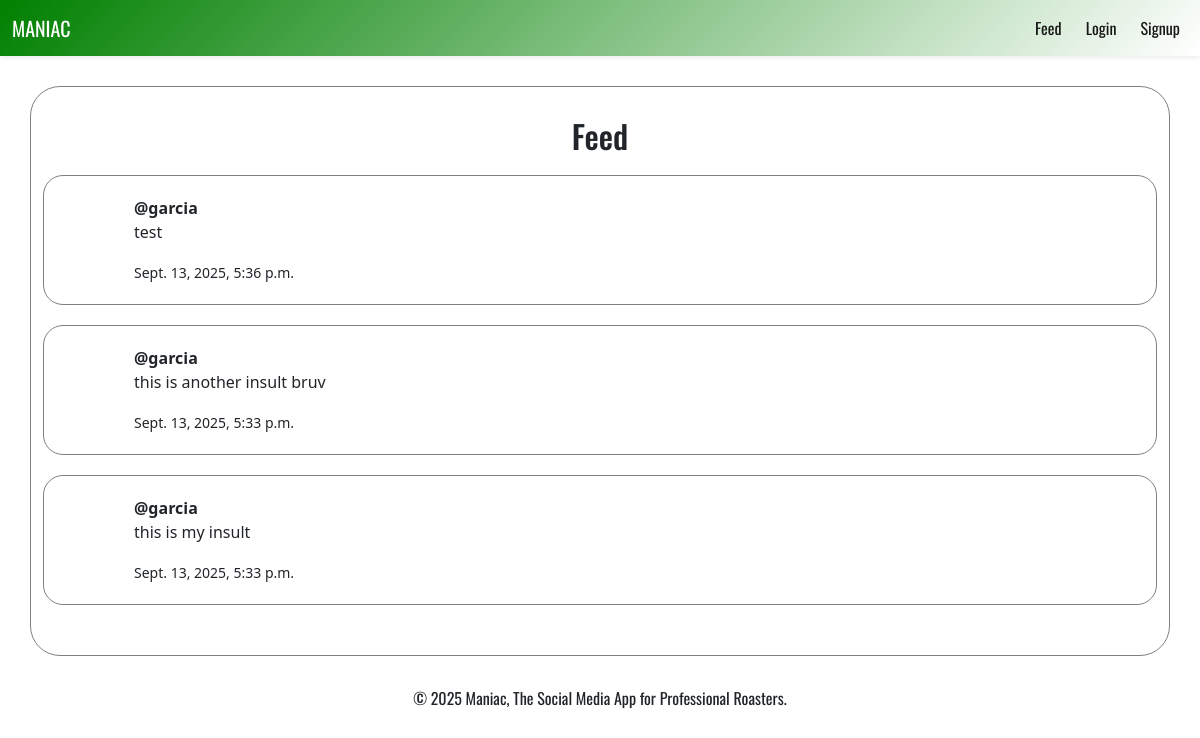
Before: / with the older database file.
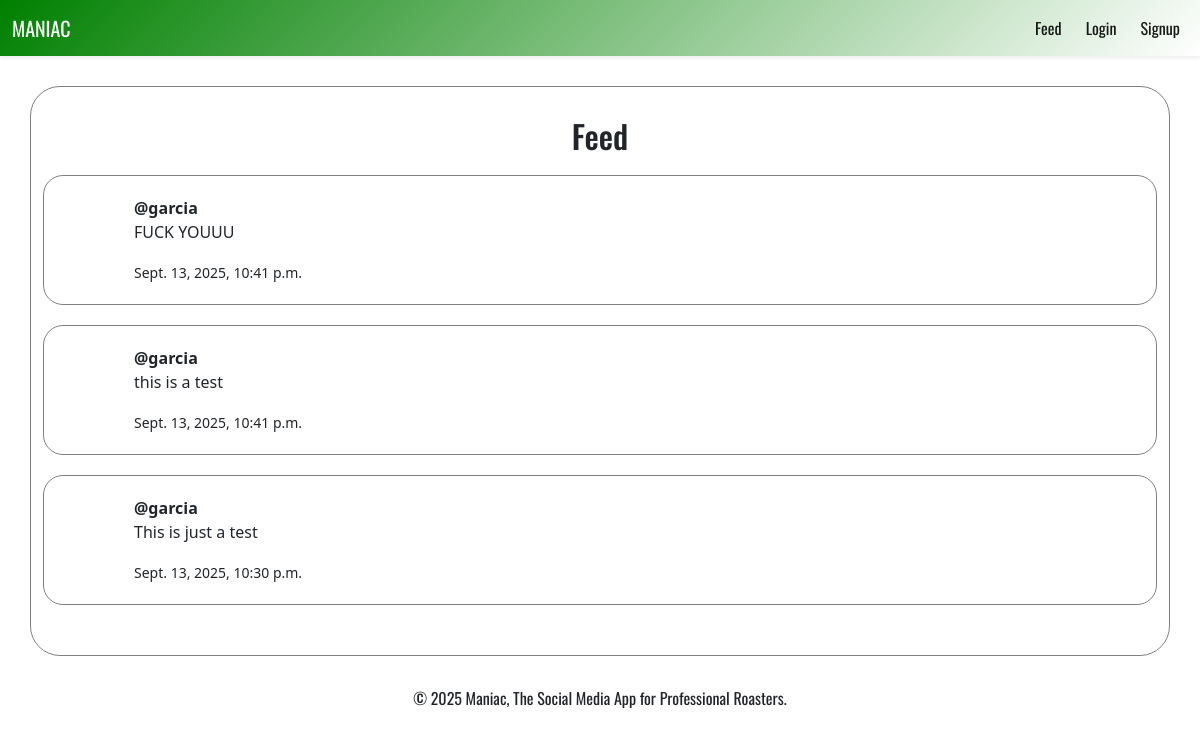
After: the same page with the newer database file.
### core/models.py (models this page shows, shortened)
class Post(models.Model):
    author = models.ForeignKey(User, on_delete=models.CASCADE)
    content = models.TextField()
    created_at = models.DateTimeField(auto_now_add=True)

### core/views.py (the view)
# urls.py: path('', views.feed, name='feed'),
def feed(request):
    posts = Post.objects.all().order_by('-created_at')
    return render(request, 'core/feed.html', {'posts': posts})

### core/templates/core/feed.html (shortened to what this page needs)
{% extends "core/base.html" %}
{% block content %}
  <div class="container container-feed-styling">
    <h2 class="font-for-text text-center">Feed</h2>
    {% for post in posts %}
      <div class="container-post-styling">
        <strong>@{{ post.author.username }}</strong>
        <p>{{ post.content }}</p>
        <small>{{ post.created_at }}</small>
      </div>
    {% empty %}
      <p>No posts yet. Be the first to roast someone!</p>
    {% endfor %}
  </div>
{% endblock %}

### core/templates/core/base.html (shortened to what this page needs)
{% load static %}
<!DOCTYPE html>
<html lang="en">
<head>
    <link rel="stylesheet" href="{% static 'core/style.css' %}">
    <link href="https://cdn.jsdelivr.net/npm/bootstrap@5.0.2/dist/css/bootstrap.min.css" rel="stylesheet">
</head>
<body>
    <header>
        <nav class="navbar navbar-expand-lg navbar-light navbar-background shadow-sm">
            <div class="container-fluid font-for-text">
                <a class="navbar-brand text-white">MANIAC</a>
                <div class="collapse navbar-collapse" id="navbarSupportedContent">
                <ul class="navbar-nav ms-auto mb-2 mb-lg-0 gap-2">
                    <li class="nav-item">
                        <a class="nav-link active" aria-current="page" href="{% url 'feed' %}">Feed</a>
                    </li>
                    {% if user.is_authenticated %}
                        <li class="nav-item">
                            <a class="nav-link active" aria-current="page" href="{% url 'profile' user.username %}">Profile</a>
                        </li>
                        <li class="nav-item">
                            <a class="nav-link active" aria-current="page" href="{% url 'post' %}">Post</a>
                        </li>
                        <li class="nav-item">
                            <a class="nav-link active" aria-current="page" href="{% url 'logout' %}">Logout</a>
                        </li>
                        <form class="d-flex">
                            <input class="form-control me-2" type="search" placeholder="Search" aria-label="Search">
                            <button class="btn btn-outline-success" type="submit">Search</button>
                        </form>
                    {% else %}
                        <li class="nav-item">
                            <a class="nav-link active" aria-current="page" href="{% url 'login' %}">Login</a>
                        </li>
                        <li class="nav-item">
                            <a class="nav-link active" aria-current="page" href="{% url 'signup' %}">Signup</a>
                        </li>
                    {% endif %}
                </ul>
                </div>
            </div>
        </nav>
    </header>
    <main>
        {% block content %}{% endblock %}
    </main>
    <footer class="footer-styling">
        <p>&copy; 2025 Maniac, The Social Media App for Professional Roasters.</p>
    </footer>
</body>
</html>

### core/static/core/style.css (style rules this page uses)
.font-for-text { font-family: 'Oswald'; }
.navbar-background { background: linear-gradient(135deg, green, white); }
.footer-styling { text-align: center; font-family: 'Oswald'; }
.container-feed-styling { padding-block: 30px; margin-block: 30px; border: 1px solid gray; border-radius: 30px; }
.container-post-styling { padding-block: 20px; padding-inline: 90px; margin-block: 20px; border: 1px solid gray; border-radius: 20px; }

Changed rows visible on the page:
removed Post: author.username "garcia", content "test", created_at "Sept. 13, 2025, 5:36 p.m."
removed Post: author.username "garcia", content "this is another insult bruv", created_at "Sept. 13, 2025, 5:33 p.m."
removed Post: author.username "garcia", content "this is my insult", created_at "Sept. 13, 2025, 5:33 p.m."
added Post: author.username "garcia", content "FUCK YOUUU", created_at "Sept. 13, 2025, 10:41 p.m."
added Post: author.username "garcia", content "this is a test", created_at "Sept. 13, 2025, 10:41 p.m."
added Post: author.username "garcia", content "This is just a test", created_at "Sept. 13, 2025, 10:30 p.m."
